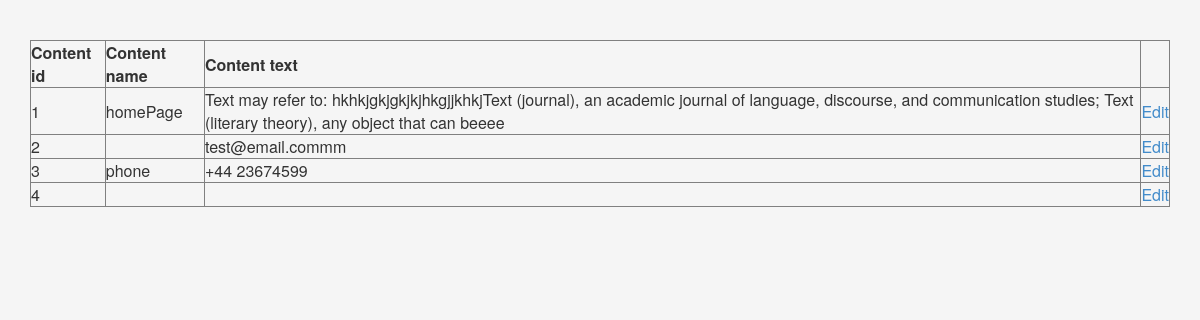
/admin/admin.php (signed in), run on the app's committed database.
### tables this page shows
CREATE TABLE IF NOT EXISTS `content` (
  `content_id` int(11) NOT NULL AUTO_INCREMENT,
  `content_name` varchar(50) NOT NULL,
  `content_text` text NOT NULL,
  PRIMARY KEY (`content_id`)
);

### admin/class.uFlex.php (called while the page is built, shortened)
<?php
class uFlex
{
    var $opt = array(
        "table_name" => "users",
        "cookie_time" => "+30 days",
        "cookie_name" => "auto",
        "cookie_path" => "/",
        "cookie_host" => false,
        "user_session" => "userData",
        "default_user" => array(
            "username" => "Guess",
            "user_id" => 0,
            "password" => 0,
            "signed" => false
        )
    );
    function session($index = false, $val = false)
    {
        if (is_string($index) and !$val) {
            return @$_SESSION[$this->opt['user_session']][$index];
        }
        return $_SESSION[$this->opt['user_session']];
    }
    protected function update_from_session()
    {
        $d = $this->session();
        $this->signed = $d['signed'];
    }
}
?>

### admin/admin.php (the view)
<?
include('config.php');
if (!$user->signed) {
    header('Location: login.php');
} else {
    ?>
    <html>
    <head>
        <?include ("head.php")?>
    </head>
    <body>
    <?php
    $result = mysql_query("SELECT * FROM content")
    or die(mysql_error());
    echo "<div class='container'>";
    echo "<table border='1' cellpadding='10'>";
    echo "<tr> <th>Content id</th> <th>Content name</th> <th>Content text</th> <th></th></tr>";
    while ($row = mysql_fetch_array($result)) {
        echo "<tr>";
        echo '<td>' . $row['content_id'] . '</td>';
        echo '<td>' . $row['content_name'] . '</td>';
        echo '<td>' . $row['content_text'] . '</td>';
        echo '<td><a href="edit.php?id=' . $row['content_id'] . '">Edit</a></td>';
        echo "</tr>";
    }
    echo "</table>";
     echo "</div>";
    ?>
    </body>
    </html>
<? } ?>

### admin/head.php (shortened to what this page needs)
<link href="/jossin_git/css/bootstrap.css" rel="stylesheet"/>

### admin/head.php (style rules this page uses)
body { padding-top: 40px; padding-bottom: 40px; background-color: #f5f5f5; }

### data on the page
content: content_id "1", content_name "homePage", content_text "Text may refer to: hkhkjgkjgkjkjhkgjjkhkjText (journal), an academic journal of language, discourse, and communication studies; Text (literary theory), any object that can beeee"
content: content_id "2", content_text "test@email.commm"
content: content_id "3", content_name "phone", content_text "+44 23674599"
content: content_id "4"
